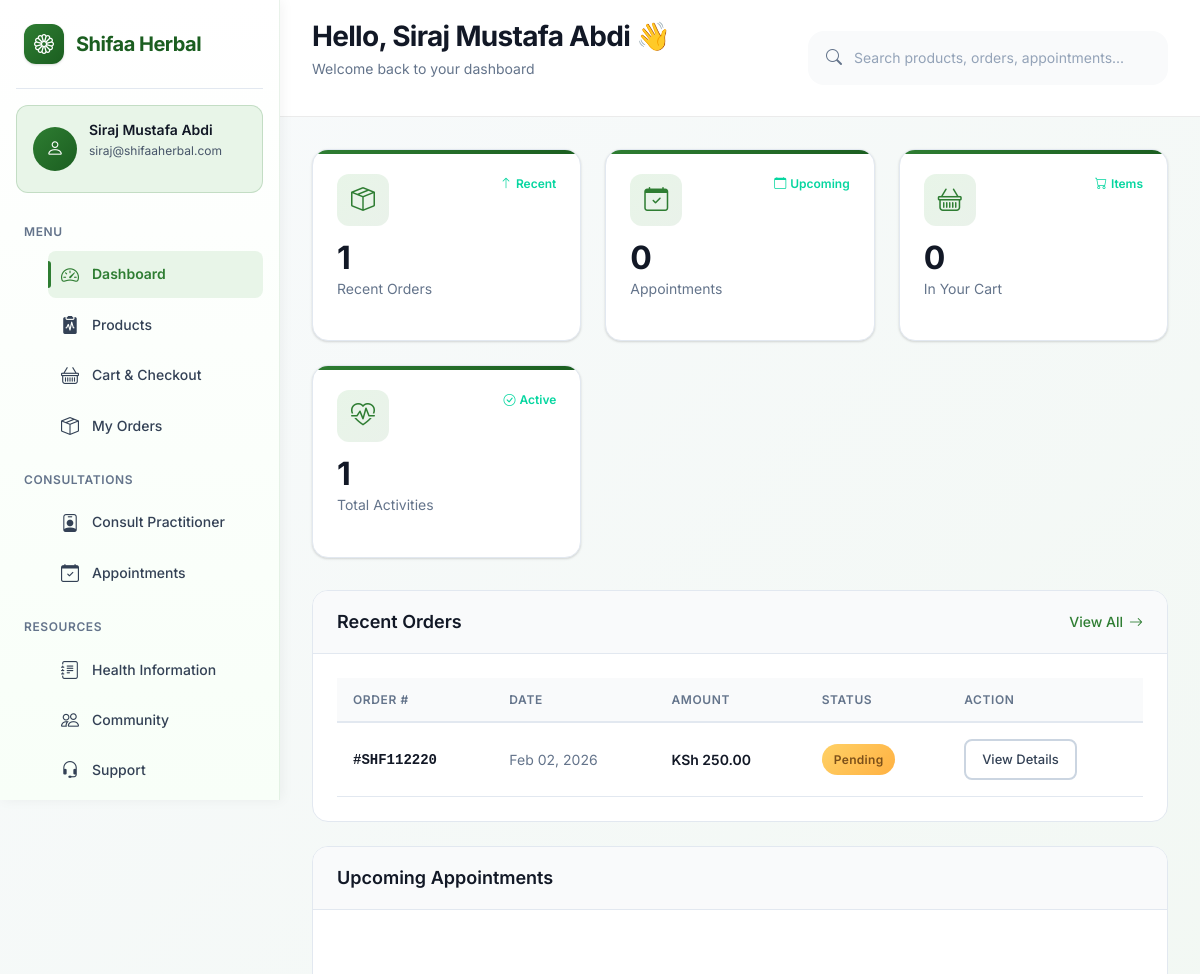
Before: /dashboard (signed in, upper part) with the older database file.
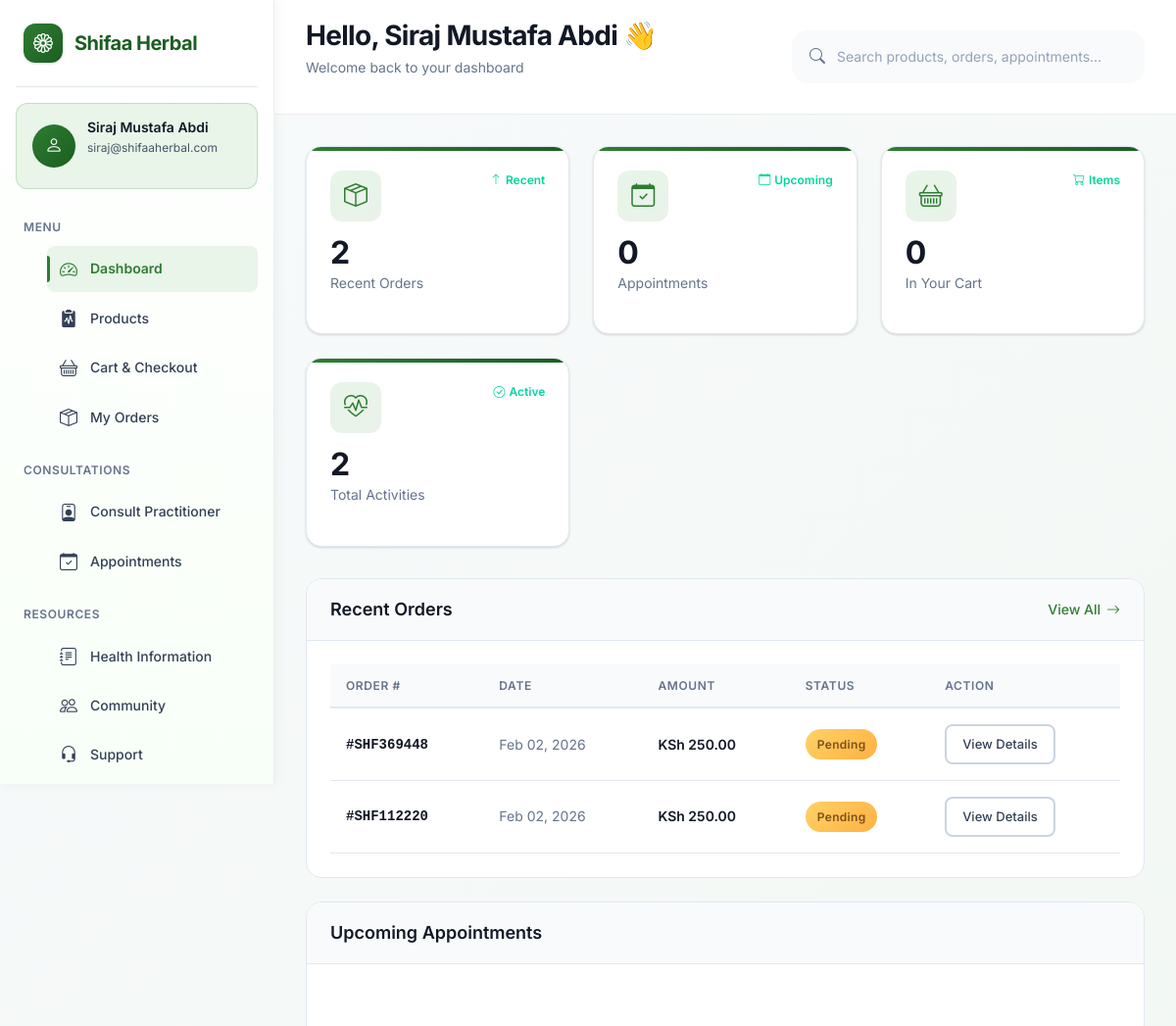
After: the same page with the newer database file.
### models.py (models this page shows)
class Order(db.Model):
    __tablename__ = "orders"
    id = db.Column(db.Integer, primary_key=True)
    user_id = db.Column(db.Integer, db.ForeignKey("users.id"), nullable=False)
    order_number = db.Column(db.String(50), unique=True, nullable=False)
    total_amount = db.Column(db.Numeric(10, 2), nullable=False)
    status = db.Column(db.String(50), default="pending")  # pending, processing, shipped, delivered, cancelled
    shipping_address = db.Column(db.Text)
    delivery_option = db.Column(db.String(100))
    notes = db.Column(db.Text)
    created_at = db.Column(db.DateTime, default=datetime.utcnow)
    updated_at = db.Column(db.DateTime, default=datetime.utcnow, onupdate=datetime.utcnow)
    items = db.relationship("OrderItem", backref="order", lazy=True, cascade="all, delete-orphan")

### app.py (the view, shortened to what this page needs)
    @app.route("/dashboard")
    @login_required
    def dashboard():
        from models import Order, Appointment, CartItem
        recent_orders = Order.query.filter_by(user_id=current_user.id).order_by(Order.created_at.desc()).limit(5).all()
        upcoming_appointments = Appointment.query.filter_by(
            user_id=current_user.id,
            status="scheduled"
        ).filter(Appointment.appointment_date >= datetime.utcnow()).order_by(Appointment.appointment_date).limit(5).all()
        cart_count = CartItem.query.filter_by(user_id=current_user.id).count()
        return render_template("user/dashboard.html", recent_orders=recent_orders, upcoming_appointments=upcoming_appointments, cart_count=cart_count)

### templates/user/dashboard.html (shortened to what the changed rows need)
<!DOCTYPE html>
<html lang="en">
<head>
    <link href="https://cdn.jsdelivr.net/npm/bootstrap@5.3.0-alpha1/dist/css/bootstrap.min.css" rel="stylesheet">
    <link href="https://cdn.jsdelivr.net/npm/bootstrap-icons@1.8.1/font/bootstrap-icons.css" rel="stylesheet">
</head>
<body>
    <div class="dashboard-wrapper">
        <nav class="sidebar" id="sidebar" aria-label="Main navigation">
            <section class="user-profile" aria-labelledby="user-profile-title">
                <div class="user-info">
                    <h2 id="user-profile-title">{{ current_user.name }}</h2>
                </div>
            </section>
        </nav>
        <main class="main-content" id="main-content">
            <header class="top-bar">
                <div class="greeting">
                    <h1>Hello, {{ current_user.name }} <span aria-hidden="true">👋</span></h1>
                </div>
            </header>
            <div class="content-area">
                <section class="stats-grid" aria-label="Dashboard statistics">
                    <article class="stat-card">
                        <div class="stat-content">
                            <h3>{{ recent_orders|length }}</h3>
                            <p>Recent Orders</p>
                        </div>
                    </article>
                    <article class="stat-card">
                        <div class="stat-content">
                            <h3>{{ recent_orders|length + upcoming_appointments|length }}</h3>
                            <p>Total Activities</p>
                        </div>
                    </article>
                </section>
                <div class="dashboard-grid">
                    <section class="dashboard-card">
                        <header class="card-header">
                            <h2>Recent Orders</h2>
                        </header>
                        <div class="card-body">
                            {% if recent_orders %}
                            <div class="table-container">
                                <table class="orders-table" aria-label="Recent orders">
                                    <thead>
                                        <tr>
                                            <th scope="col">Order #</th>
                                            <th scope="col">Date</th>
                                            <th scope="col">Amount</th>
                                            <th scope="col">Status</th>
                                            <th scope="col">Action</th>
                                        </tr>
                                    </thead>
                                    <tbody>
                                        {% for order in recent_orders[:5] %}
                                        <tr>
                                            <td class="order-number">#{{ order.order_number }}</td>
                                            <td class="order-date">{{ order.created_at.strftime('%b %d, %Y') }}</td>
                                            <td class="order-amount">{{ order.total_amount|currency }}</td>
                                            <td>
                                                <span class="status-badge status-{{ order.status }}" aria-label="Status: {{ order.status }}">
                                                    {{ order.status|title }}
                                                </span>
                                            </td>
                                            <td>
                                                <a href="{{ url_for('order_detail', order_id=order.id) }}" class="btn-view">
                                                    View Details
                                                </a>
                                            </td>
                                        </tr>
                                        {% endfor %}
                                    </tbody>
                                </table>
                            </div>
                            {% endif %}
                        </div>
                    </section>
                    <section class="dashboard-card">
                        <header class="card-header">
                            <h2>Upcoming Appointments</h2>
                        </header>
                    </section>
                </div>
            </div>
        </main>
    </div>
</body>
</html>

Changed rows visible on the page:
added Order: order_number "SHF369448", created_at "Feb 02, 2026", total_amount "KSh 250.00", status "Pending"
Other visible differences:
{{ recent_orders|length }}: "1" → "2"
{{ recent_orders|length + upcoming_appointments|length }}: "1" → "2"
